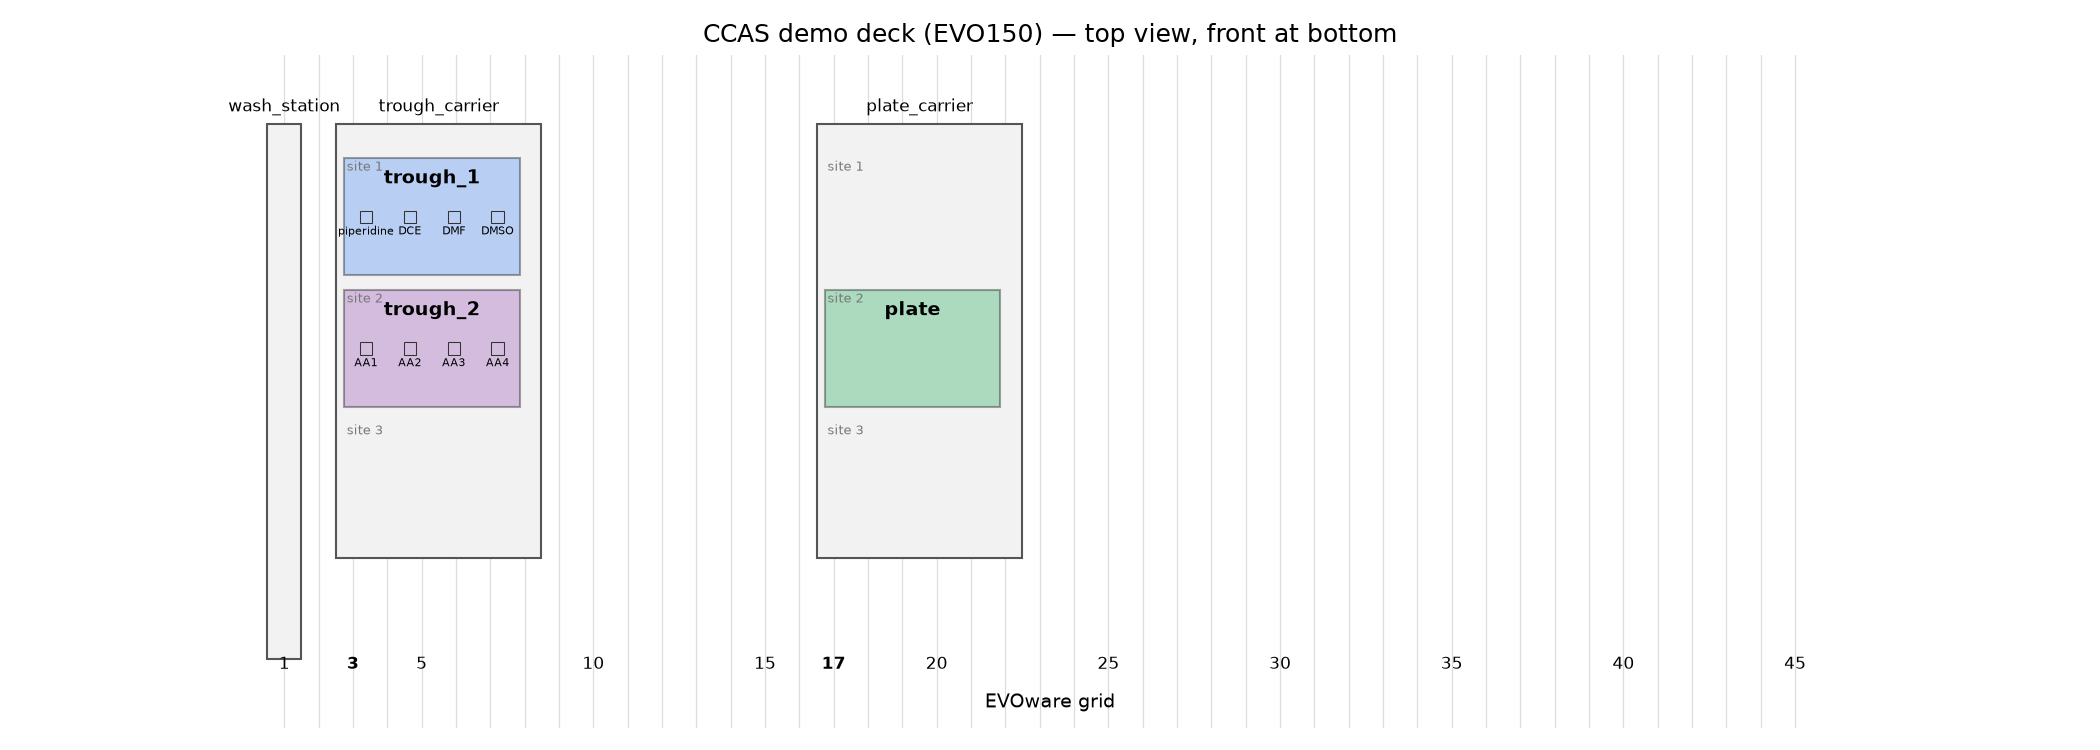

Write the Python code that produced this figure.
#!/usr/bin/env python3
"""PyLabRobot deck representation for the CCAS demo on the 257 Tecan EVO.

Positions use EVOware grid/site numbering:

    trough_1  (piperidine, DCE, DMF, DMSO)  -> grid 3,  site 1
    trough_2  (Fmoc-AA1..AA4)               -> grid 3,  site 2
    plate     (96-well destination)         -> grid 17, site 2

The LiHa has 8 fixed (steel) tips, so there is no tip rack on the deck; scripts mount the tips
in software with ``LiquidHandler.update_head_state`` (see tecan_spps_run.py).

In PLR, a Tecan carrier is placed with ``deck.assign_child_resource(carrier, rails=<grid>)``
and labware goes into ``carrier[<site index>]``. PLR site indices are 0-based and count from
the FRONT of the carrier, while EVOware sites are 1-based and count from the BACK, so
``evo_site()`` converts between the two (EVOware site 1 on a 3-position carrier is PLR index 2).

Usage from another script:

    from ccas_deck import build_deck
    deck = build_deck()
    trough_1 = deck.get_resource("trough_1")

Run this file directly to print the deck summary and write ``ccas_deck.png``:

    python CCAS_demo/ccas_deck.py
"""

from __future__ import annotations

from pathlib import Path

from pylabrobot.resources import Coordinate
from pylabrobot.resources.carrier import Carrier
from pylabrobot.resources.tecan import (
    EVO150Deck,
    MP_3Pos,
    DeepWell_96_Well,
    TecanDeck,
    TecanPlate,
)
from pylabrobot.resources.utils import create_ordered_items_2d
from pylabrobot.resources.well import CrossSectionType, Well

# EVOware grid/site for each resource. Edit here if the physical deck changes.
TROUGH_CARRIER_GRID = 3
TROUGH_1_SITE = 1
TROUGH_2_SITE = 2

PLATE_CARRIER_GRID = 17
PLATE_SITE = 2

# Compartment (well) names inside each trough, A1 = left-most compartment.
# trough_1 labels on the deck, left to right: piperidine (relabelled from H2O), DCE, DMF, DMSO.
REAGENT_WELLS = {"PIPERIDINE": "A1", "DCE": "A2", "DMF": "A3", "DMSO": "A4"}
AA_SOURCE_WELLS = {"AA1": "A1", "AA2": "A2", "AA3": "A3", "AA4": "A4"}


def evo_site(carrier: Carrier, site: int) -> int:
    """Convert a 1-based EVOware site number (1 = back) to a PLR carrier index (0 = front)."""
    num_sites = len(carrier.sites)
    if not 1 <= site <= num_sites:
        raise ValueError(f"Site {site} out of range for {carrier.name} ({num_sites} sites).")
    return num_sites - site


def CCAS_Trough(name: str, num_compartments: int) -> TecanPlate:
    """SBS-footprint reservoir with ``num_compartments`` side-by-side compartments (A1, A2, ...).

    The EVO backend only aspirates from wells of a ``TecanPlate``, so each compartment is a Well.
    Each Well is a 9 x 9 mm pipetting target at the centre of its compartment rather than the full
    compartment: the backend sets the LiHa tip spacing from the well's Y size, and the firmware
    only accepts 9-38 mm.
    TODO: replace the z_* / area values (Tecan 1/10 mm units) with the ones from the EVOware
    labware definition of the actual trough; these are copied from DeepWell_96_Well.
    """
    pitch_x = 127.8 / num_compartments
    return TecanPlate(
        name=name,
        size_x=127.8,
        size_y=85.4,
        size_z=39.0,
        model=f"CCAS_Trough_{num_compartments}",
        z_start=1670.0,
        z_dispense=1690.0,
        z_max=2060.0,
        area=33.2,
        ordered_items=create_ordered_items_2d(
            Well,
            num_items_x=num_compartments,
            num_items_y=1,
            dx=pitch_x / 2 - 4.5,
            dy=85.4 / 2 - 4.5,
            dz=0.0,
            item_dx=pitch_x,
            item_dy=9.0,
            size_x=9.0,
            size_y=9.0,
            size_z=39.0,
            cross_section_type=CrossSectionType.RECTANGLE,
        ),
    )


def build_deck() -> TecanDeck:
    """Build the CCAS demo deck. Returns a deck ready to pass to ``LiquidHandler``."""
    deck = EVO150Deck()

    trough_carrier = MP_3Pos("trough_carrier")
    trough_carrier[evo_site(trough_carrier, TROUGH_1_SITE)] = CCAS_Trough("trough_1", 4)
    trough_carrier[evo_site(trough_carrier, TROUGH_2_SITE)] = CCAS_Trough("trough_2", 4)
    deck.assign_child_resource(trough_carrier, rails=TROUGH_CARRIER_GRID)

    plate_carrier = MP_3Pos("plate_carrier")
    plate_carrier[evo_site(plate_carrier, PLATE_SITE)] = DeepWell_96_Well("plate")
    deck.assign_child_resource(plate_carrier, rails=PLATE_CARRIER_GRID)

    return deck


def describe(deck: TecanDeck) -> str:
    """One line per labware: name, EVOware grid/site."""
    lines = []
    for carrier in deck.children:
        if not isinstance(carrier, Carrier) or carrier.name == "wash_station":
            continue
        grid = deck._rails_for_x_coordinate(carrier.location.x)
        for idx, holder in sorted(carrier.sites.items(), reverse=True):
            if holder.resource is not None:
                site = len(carrier.sites) - idx
                lines.append(f"{holder.resource.name:10} -> grid {grid}, site {site} ({carrier.name})")
    return "\n".join(lines)


def draw_deck(deck: TecanDeck, out_path: Path) -> None:
    """Top-down PNG of the deck, front of the robot at the bottom."""
    import matplotlib

    matplotlib.use("Agg")
    import matplotlib.pyplot as plt
    from matplotlib.patches import Rectangle

    colors = {"trough_1": "#4c8bf5", "trough_2": "#9b59b6", "plate": "#27ae60"}

    fig, ax = plt.subplots(figsize=(14, 5))

    # Grid lines (rails) with labels every 5 grids plus the ones in use.
    used = {TROUGH_CARRIER_GRID, PLATE_CARRIER_GRID}
    for grid in range(1, deck.num_rails + 1):
        x = (grid - 1) * 25 + 100
        ax.axvline(x, color="#dddddd", lw=0.6, zorder=0)
        if grid in used or grid % 5 == 0 or grid == 1:
            ax.text(x, -18, str(grid), ha="center", va="top", fontsize=8,
                            fontweight="bold" if grid in used else "normal")
    ax.text(deck.get_absolute_size_x() / 2, -45, "EVOware grid", ha="center", va="top", fontsize=9)

    for resource in deck.get_all_resources():
        loc = resource.get_location_wrt(deck)
        w, h = resource.get_absolute_size_x(), resource.get_absolute_size_y()
        if isinstance(resource, Carrier):
            ax.add_patch(Rectangle((loc.x, loc.y), w, h, fc="#f2f2f2", ec="#555555", lw=1, zorder=1))
            ax.text(loc.x + w / 2, loc.y + h + 6, resource.name, ha="center", va="bottom", fontsize=8)
            if resource.name == "wash_station":
                continue
            for idx, holder in resource.sites.items():
                hl = holder.get_location_wrt(deck)
                site = len(resource.sites) - idx
                ax.text(hl.x + 2, hl.y + holder.get_absolute_size_y() - 2, f"site {site}",
                                ha="left", va="top", fontsize=6, color="#777777", zorder=4)
        elif resource.name in colors:
            ax.add_patch(Rectangle((loc.x, loc.y), w, h, fc=colors[resource.name], ec="black",
                                                          alpha=0.35, lw=1, zorder=2))
            ax.text(loc.x + w / 2, loc.y + h - 8, resource.name, ha="center", va="top",
                            fontsize=9, fontweight="bold", zorder=4)
        elif isinstance(resource, Well) and resource.parent.name.startswith("trough"):
            ax.add_patch(Rectangle((loc.x, loc.y), w, h, fill=False, ec="#333333", lw=0.5, zorder=3))
            contents = REAGENT_WELLS if resource.parent.name == "trough_1" else AA_SOURCE_WELLS
            well_id = resource.name.rsplit("_", 1)[-1]
            liquid = next((k for k, v in contents.items() if v == well_id), "")
            ax.text(loc.x + w / 2, loc.y - 2, liquid.lower() if liquid.isupper() and len(liquid) > 4 else liquid,
                    ha="center", va="top", fontsize=5.5, zorder=4)

    ax.set_xlim(-20, deck.get_absolute_size_x() + 20)
    ax.set_ylim(-70, 420)  # deck extends further back than any carrier; crop to the used area
    ax.set_aspect("equal")
    ax.set_title("CCAS demo deck (EVO150) — top view, front at bottom")
    ax.axis("off")
    fig.tight_layout()
    fig.savefig(out_path, dpi=150)
    plt.close(fig)


if __name__ == "__main__":
    deck = build_deck()
    print(deck.summary())
    print()
    print(describe(deck))
    out = Path(__file__).with_name("ccas_deck.png")
    draw_deck(deck, out)
    print(f"\nWrote {out}")
